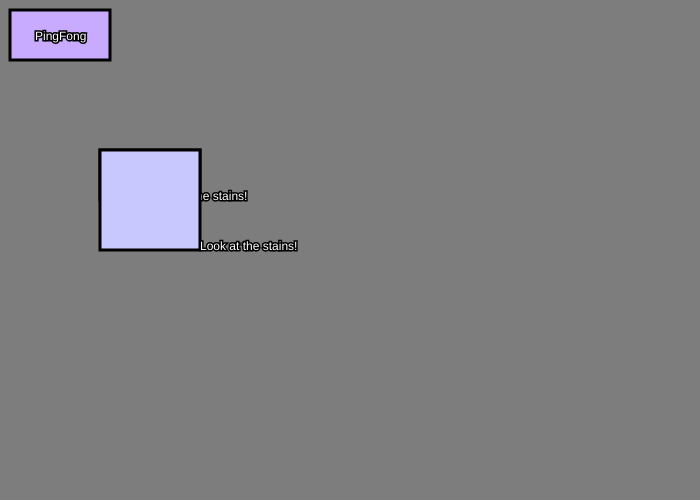
Frame 1 (no input)
Frame 60 (no input): identical to frame 1, image omitted
Frame 120 (the mouse pressed at the canvas centre since frame 60): identical to frame 1, image omitted

The p5.js sketch that drew this single still picture (run headless with seeded random() and noise() and a simulated clock; from frame 60 on, the mouse is pressed at the canvas centre):

// p5.js sketch
// ── sketch.js
var button2X;
var button2Y;

function setup()
{
  createCanvas(700,500);
  button2X = 100;
  button2Y = 150;

  
}

function draw()
{
	background(125,125,125);
	if (mouseX > 10 && mouseX < 10 + 100 && mouseY > 10 && mouseY < 10+50)
	{
		fill(255,200,0);
		stroke(0,0,0);
		strokeWeight(3);
		rect(10,10,100,50);		
	}
	else
	{
		fill(200,170,255);
		stroke(0,0,0);
		strokeWeight(3);
		rect(10,10,100,50);		
	}

	fill(255,255,255);
	stroke(0,0,0);
	textSize(12);
	text("PingFong",35,40);




	fill(200,200,255);
	stroke(0,0,0)+30;
	rect(button2X,button2Y,100,50);

	if (mouseX > button2X && mouseX < button2X + 100 && mouseY > button2Y && mouseY < button2Y+50)
	{
		fill(248,89,255);
		stroke(51,70,190);
		textSize(16);
		text("He's Sweating!",button2X+30-5,button2Y+30+2);
	}
	else
	{
		fill(255,255,255);
		stroke(0,0,0);
		textSize(12);
		text("Look at the stains!",button2X+50,button2Y+50);
	}


	fill(200,200,255);
	stroke(0,0,0)+30;
	rect(button2X,button2Y,100,100);

	if (mouseX > button2X && mouseX < button2X + 100 && mouseY > button2Y && mouseY < button2Y+100)
	{
		fill(248,89,255);
		stroke(51,70,190);
		textSize(16);
		text("He's Sweating!",button2X+100,button2Y+100);
	}
	else
	{
		fill(255,255,255);
		stroke(0,0,0);
		textSize(12);
		text("Look at the stains!",button2X+100,button2Y+100);
	}

}
